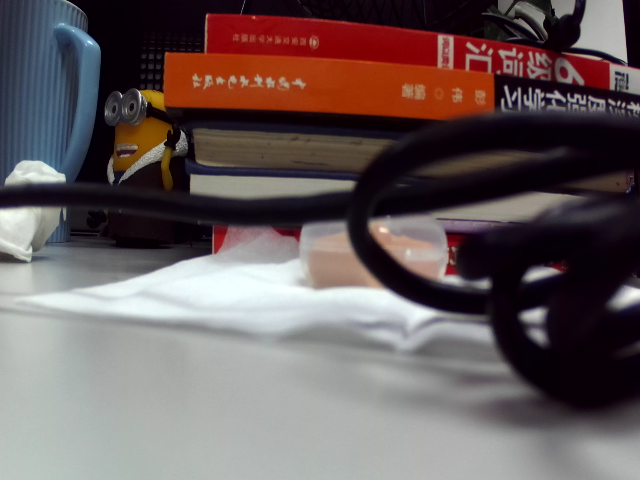
//> input picture Examples/RGB-D/1imL.png, 640 x 480 px
$ ./getDepth   (built with g++ and OpenCV 4, older OpenCV classes emulated)
//> lines starting //> are read from the running program, lines starting //| are printed output that depends on the picture; after the words box and inside, x2 and y2 are one past the last pixel; in counts of white or black regions, pixels touching at a corner belong together
// [66 lines of commented-out code are left out]


#include <cvaux.h>
#include <highgui.h>
#include <cv.h>
#include <cxcore.h>
#include <iostream>


using namespace std;
using namespace cv;
int main()
{

    IplImage * img1 = cvLoadImage("./1imL.png", 0);
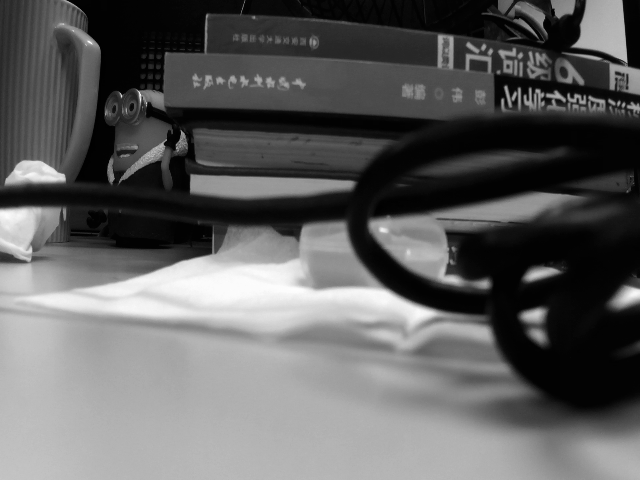
//> img1: 480 rows x 640 cols, CV_8UC1; min 0, max 254, mean 95.6
    IplImage * img2 = cvLoadImage("./1imR.png", 0);
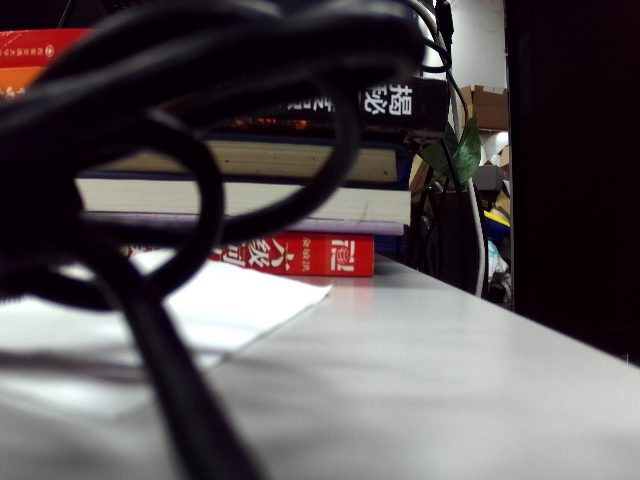
//> input picture Examples/RGB-D/1imR.png, 640 x 480 px
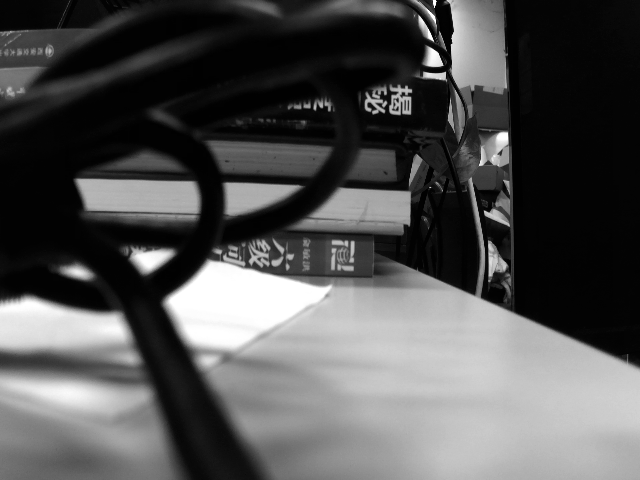
//> img2: 480 rows x 640 cols, CV_8UC1; min 0, max 255, mean 82.5
    cv::StereoSGBM sgbm;
    int SADWindowSize = 11;
    sgbm.preFilterCap = 63;
    sgbm.SADWindowSize = SADWindowSize > 0 ? SADWindowSize : 3;
    int cn = img1->nChannels;
//> cn = 1
    int numberOfDisparities = 144;
    sgbm.P1 = 8 * cn*sgbm.SADWindowSize*sgbm.SADWindowSize;
//> sgbm.P1 = 968
    sgbm.P2 = 32 * cn*sgbm.SADWindowSize*sgbm.SADWindowSize;
//> sgbm.P2 = 3872
    sgbm.minDisparity = 0;
    sgbm.numberOfDisparities = numberOfDisparities;
    sgbm.uniquenessRatio = 10;
    sgbm.speckleWindowSize = 300;
    sgbm.speckleRange = 10;
    sgbm.disp12MaxDiff = 1;
    Mat disp, disp8;
    int64 t = getTickCount();
    sgbm((Mat)img1, (Mat)img2, disp);
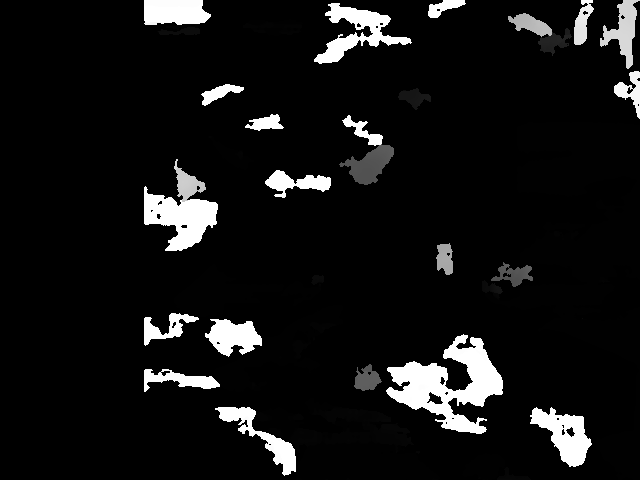
//> disp: 480 rows x 640 cols, CV_16SC1; min -16, max 2288, mean 163.9; drawn with min black and max white
    t = getTickCount() - t;
    cout << "Time elapsed:" << t * 1 / getTickFrequency() << endl;
    disp.convertTo(disp8, CV_8U, 255 / (numberOfDisparities*16.));

    Mat img3,img4,img5;
    threshold(disp8, img3, 160, 255, THRESH_BINARY);
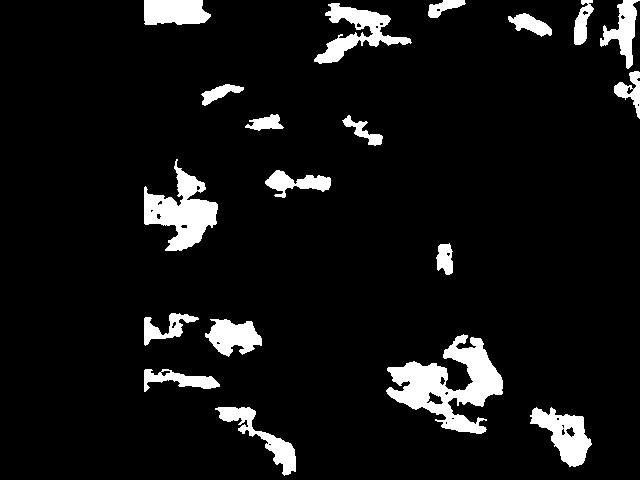
//> img3: 480 rows x 640 cols, CV_8UC1; 7.7% white; 19 white regions, largest, box (x1, y1, x2, y2) and area: (386, 334, 503, 434) 5150, (144, 159, 218, 251) 3160, (314, 3, 412, 64) 2066
    threshold(disp8, img4, 80, 255, THRESH_BINARY);
    threshold(disp8, img5, 0, 255, THRESH_BINARY);
//> img5: 480 rows x 640 cols, CV_8UC1; 10.1% white; 48 white regions (14 under 20 px), largest, box (x1, y1, x2, y2) and area: (386, 334, 503, 434) 5150, (215, 407, 414, 476) 4287, (144, 159, 218, 251) 3160

    img5 = img5 - img4;
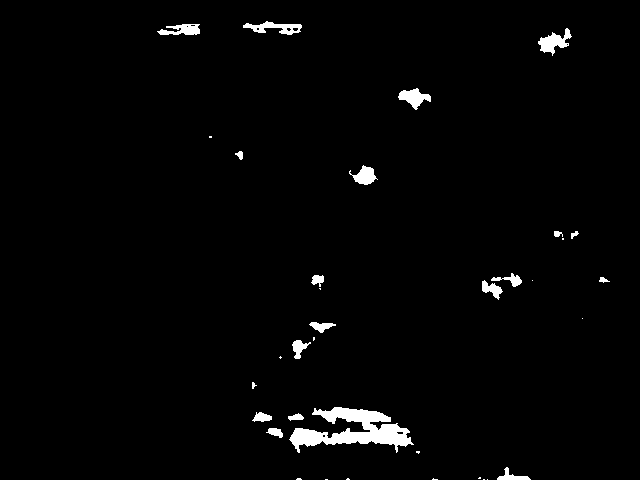
//> img5: 480 rows x 640 cols, CV_8UC1; 1.9% white; 35 white regions (15 under 20 px), largest, box (x1, y1, x2, y2) and area: (289, 407, 414, 453) 2616, (538, 28, 572, 56) 424, (243, 21, 302, 35) 393
    img4 = img4 - img3;
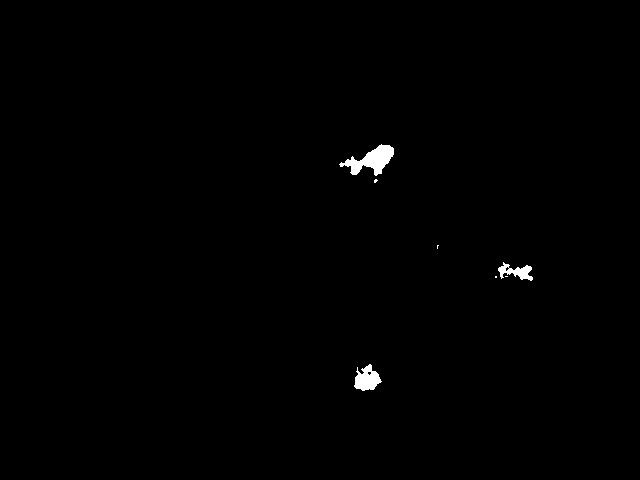
//> img4: 480 rows x 640 cols, CV_8UC1; 0.52% white; 7 white regions (4 under 20 px), largest, box (x1, y1, x2, y2) and area: (339, 144, 394, 176) 799, (354, 364, 382, 391) 462, (498, 262, 533, 281) 313
    Mat element = getStructuringElement(MORPH_RECT, Size(3, 3));
   // [8 lines of commented-out code are left out]
    namedWindow("left", 1);
    cvShowImage("left", img1);
    namedWindow("right", 1);
    cvShowImage("right", img2);
    namedWindow("disparity", 1);
    imshow("disparity", disp8);
    imwrite("sgbm_disparity.png", disp8);
    waitKey();
    cvDestroyAllWindows();
    return 0;
}
